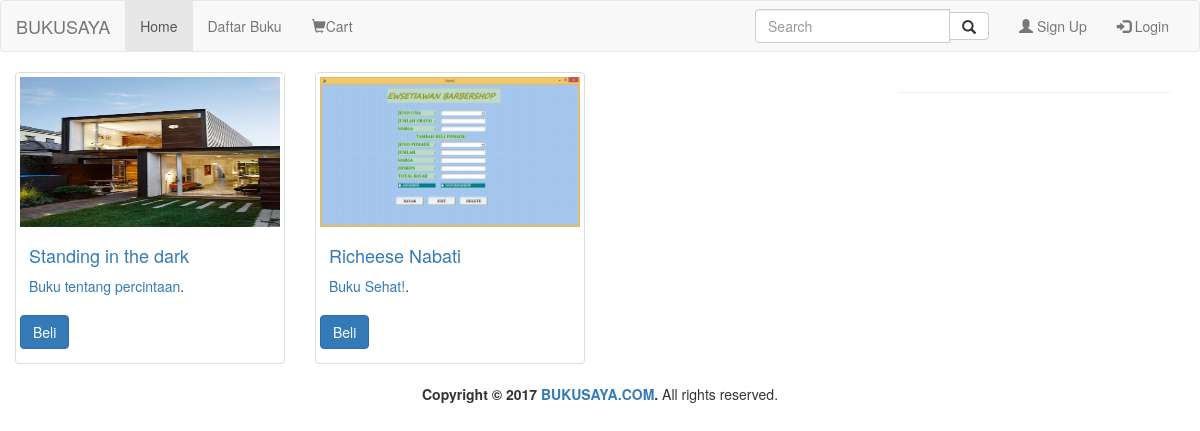
Screenshot of /user/detail.php?id=2 with the database file from the repository.
### tables this page shows
CREATE TABLE `buku` (
  `id_buku` int(11) NOT NULL,
  `id_kategori` int(11) NOT NULL,
  `code` varchar(30) NOT NULL,
  `nama_buku` varchar(30) NOT NULL,
  `deskripsi` varchar(100) NOT NULL,
  `harga` int(8) NOT NULL,
  `stok` int(5) NOT NULL,
  `foto` varchar(30) NOT NULL
);

### user/detail.php (the view, shortened to what this page needs)
<?php
    include 'header.php';
    if(isset($_GET['id'])){
      $id = $_GET['id'];
    }else{
      echo '<script>window.location("datart.php");</script>';
    }
 ?>
<div class="col-md-9">
 <div class="row">
     <?php
     $query = "SELECT * FROM buku WHERE id_kategori = '$id'";
     $result = mysqli_query($koneksi,$query);
     $row2 = $result->num_rows;
     if($row2 > 0){
     while($hasil = mysqli_fetch_object($result))
     {
     ?>
     <div class="col-sm-4 col-lg-4 col-md-4">
         <div class="thumbnail">
               <img src="<?php echo $hasil->foto; ?>" style="width:320px;height:150px;" alt="">
             <div class="caption">
                 <h4><a href="#"><?php echo $hasil->nama_buku; ?></a>
                 </h4>
                 <p><a target="_blank" href=""><?php echo $hasil->deskripsi; ?></a>.</p>
             </div>
             <div class="ratings">
                 <p>
                     <a href="#" type="button" class="btn btn-primary" name="button">Beli</a>
                 </p>
             </div>
         </div>
     </div>
     <?php }
   }else{
     echo '<h1 style="color:red">Item Barang Kosong</h1>';
   } ?>
     </div>
</div>
 <div class="container">
 <hr>
</div>
 <?php
   include 'footer.php';
  ?>

### rows the page displays
buku: foto (picture), nama_buku "Standing in the dark", deskripsi "Buku tentang percintaan"
buku: foto (picture), nama_buku "Richeese Nabati", deskripsi "Buku Sehat!"
